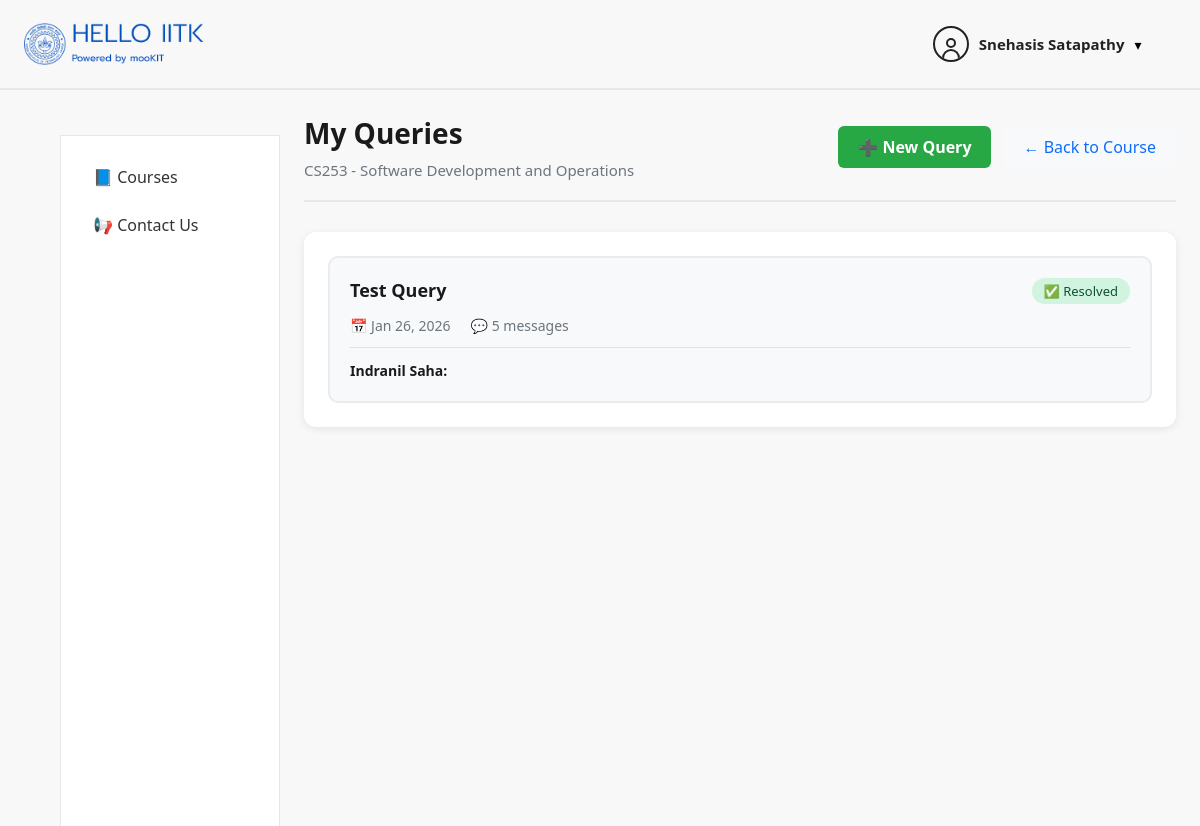
/queries/1/ (signed in), run on an earlier commit of the app's database.
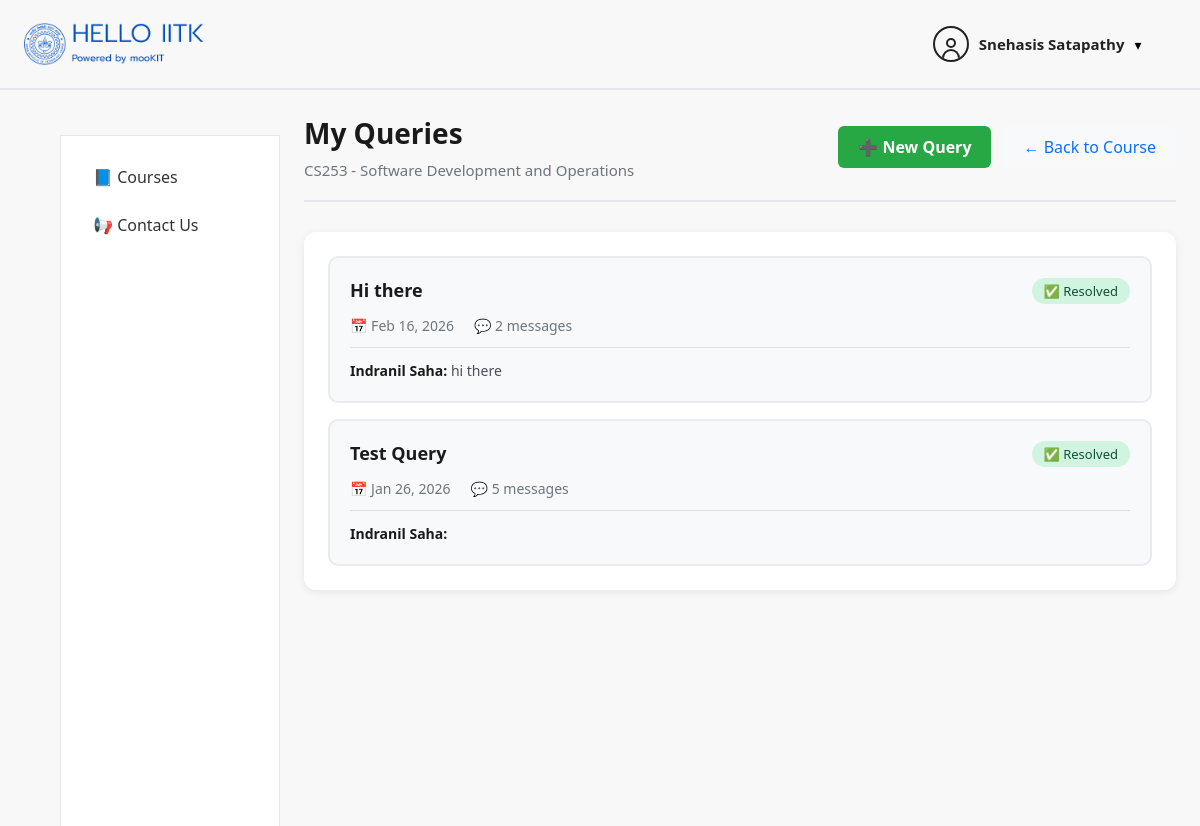
And on a later commit of the database.
### queries/models.py (models this page shows, shortened)
class Query(models.Model):
    STATUS_CHOICES = [
        ('open', 'Open'),
        ('in_progress', 'In Progress'),
        ('resolved', 'Resolved'),
    ]
    course = models.ForeignKey(Course, on_delete=models.CASCADE, related_name='queries')
    student = models.ForeignKey(User, on_delete=models.CASCADE, related_name='student_queries')
    title = models.CharField(max_length=200)
    status = models.CharField(max_length=20, choices=STATUS_CHOICES, default='open')
    created_at = models.DateTimeField(auto_now_add=True)
    updated_at = models.DateTimeField(auto_now=True)
    class Meta:
        ordering = ['-updated_at']
        verbose_name_plural = 'Queries'

class QueryMessage(models.Model):
    query = models.ForeignKey(Query, on_delete=models.CASCADE, related_name='messages')
    sender = models.ForeignKey(User, on_delete=models.CASCADE)
    message = models.TextField()
    attachment = models.FileField(upload_to='query_attachments/', blank=True, null=True)
    created_at = models.DateTimeField(auto_now_add=True)
    class Meta:
        ordering = ['created_at']

### users/models.py (models this page shows, shortened)
class User(AbstractUser):
    ROLE_CHOICES = [
        ('student', 'Student'),
        ('professor', 'Professor'),
        ('ta', 'Teaching Assistant'),
        ('admin', 'Admin'),
    ]
    role = models.CharField(
        max_length=20,
        choices=ROLE_CHOICES,
        default='student'
    )
    department = models.CharField(max_length=100, blank=True)

### queries/views.py (the view)
# urls.py: path('<int:course_id>/', student_queries, name='student_queries'),
@login_required
def student_queries(request, course_id):
    if not CourseStudent.objects.filter(course_id=course_id, student=request.user).exists():
        return redirect('/courses/')
    course = Course.objects.select_related('semester').get(id=course_id)
    queries = Query.objects.filter(course_id=course_id, student=request.user)
    return render(request, 'queries/student_queries.html', {
        'course': course,
        'queries': queries,
        'course_id': course_id
    })

### templates/queries/student_queries.html (shortened to what this page needs)
{% extends "courses/base.html" %}
{% load static %}
{% block content %}
<div class="course-detail-header">
  <div class="course-title-section">
    <h1 class="course-title">My Queries</h1>
    <p class="course-semester">{{ course.code }} - {{ course.name }}</p>
  </div>
  <div class="header-actions">
    <a href="/queries/{{ course_id }}/create/" class="create-query-btn">➕ New Query</a>
    <a href="/courses/{{ course_id }}/student/home/" class="back-link">← Back to Course</a>
  </div>
</div>
<div class="queries-container">
  {% if queries %}
    <div class="queries-grid">
      {% for query in queries %}
        <a href="/queries/{{ course_id }}/query/{{ query.id }}/" class="query-card">
          <div class="query-header">
            <h3 class="query-title">{{ query.title }}</h3>
            <span class="status-badge status-{{ query.status }}">
              {% if query.status == 'open' %}
                🔵 Open
              {% elif query.status == 'in_progress' %}
                🟡 In Progress
              {% else %}
                ✅ Resolved
              {% endif %}
            </span>
          </div>
          <div class="query-meta">
            <span class="query-date">📅 {{ query.created_at|date:"M d, Y" }}</span>
            <span class="message-count">💬 {{ query.messages.count }} message{{ query.messages.count|pluralize }}</span>
          </div>
          {% if query.messages.last %}
            <div class="last-message">
              <strong>{{ query.messages.last.sender.get_full_name|default:query.messages.last.sender.username }}:</strong>
              {{ query.messages.last.message|truncatewords:15 }}
            </div>
          {% endif %}
        </a>
      {% endfor %}
    </div>
  {% endif %}
</div>
{% endblock %}

What changed in the data, as far as the page shows it:
added Query: title "Hi there", status "✅ Resolved", created_at "Feb 16, 2026", messages.count "2", messages.last.sender.get_full_name "Indranil Saha", messages.last.message "hi there"
